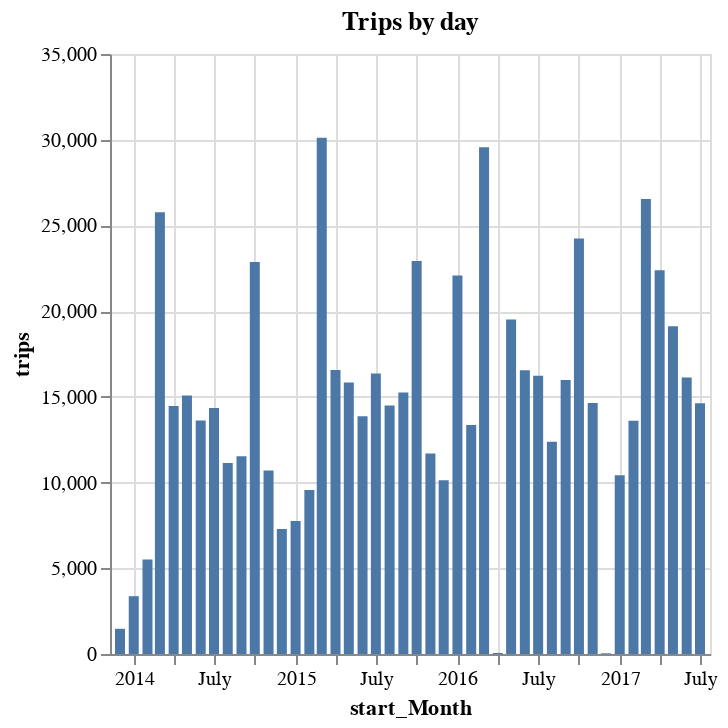

The code cell stored with this chart in its notebook:
### Code cell
%chart start_Month, trips, title = "Trips by day", typex = t, width = 700

### Figure 1 — Vega-Lite specification as saved in the notebook (floating-point values rounded to 4 significant figures)
{"$schema": "https://vega.github.io/schema/vega-lite/v3.json", "data": {"format": {"type": "csv"}, "values": "\"start_Month\",\"trips\"\n\"2013-12-01\",\"1469\"\n\"2014-01-01\",\"3373\"\n\"2014-02-01\",\"5519\"\n\"2014-03-01\",\"25769\"\n\"2014-04-01\",\"14465\"\n\"2014-05-01\",\"15078\"\n\"2014-06-01\",\"13620\"\n\"2014-07-01\",\"14351\"\n\"2014-08-01\",\"11146\"\n\"2014-09-01\",\"11539\"\n\"2014-10-01\",\"22864\"\n\"2014-11-01\",\"10702\"\n\"2014-12-01\",\"7289\"\n\"2015-01-01\",\"7755\"\n\"2015-02-01\",\"9561\"\n\"2015-03-01\",\"30116\"\n\"2015-04-01\",\"16572\"\n\"2015-05-01\",\"15840\"\n\"2015-06-01\",\"13873\"\n\"2015-07-01\",\"16362\"\n\"2015-08-01\",\"14493\"\n\"2015-09-01\",\"15252\"\n\"2015-10-01\",\"22920\"\n\"2015-11-01\",\"11701\"\n\"2015-12-01\",\"10138\"\n\"2016-01-01\",\"22086\"\n\"2016-02-01\",\"13354\"\n\"2016-03-01\",\"29556\"\n\"2016-04-01\",\"61\"\n\"2016-05-01\",\"19514\"\n\"2016-06-01\",\"16556\"\n\"2016-07-01\",\"16231\"\n\"2016-08-01\",\"12379\"\n\"2016-09-01\",\"15977\"\n\"2016-10-01\",\"24239\"\n\"2016-11-01\",\"14641\"\n\"2016-12-01\",\"41\"\n\"2017-01-01\",\"10421\"\n\"2017-02-01\",\"13600\"\n\"2017-03-01\",\"26547\"\n\"2017-04-01\",\"22392\"\n\"2017-05-01\",\"19121\"\n\"2017-06-01\",\"16123\"\n\"2017-07-01\",\"14625\"\n"}, "encoding": {"x": {"axis": {"grid": true, "title": "start_Month"}, "field": "start_Month", "type": "temporal"}, "y": {"axis": {"grid": true, "title": "trips"}, "field": "trips", "type": "quantitative"}}, "mark": {"color": "#4C78A8", "type": "bar"}, "title": "Trips by day", "width": "700"}
